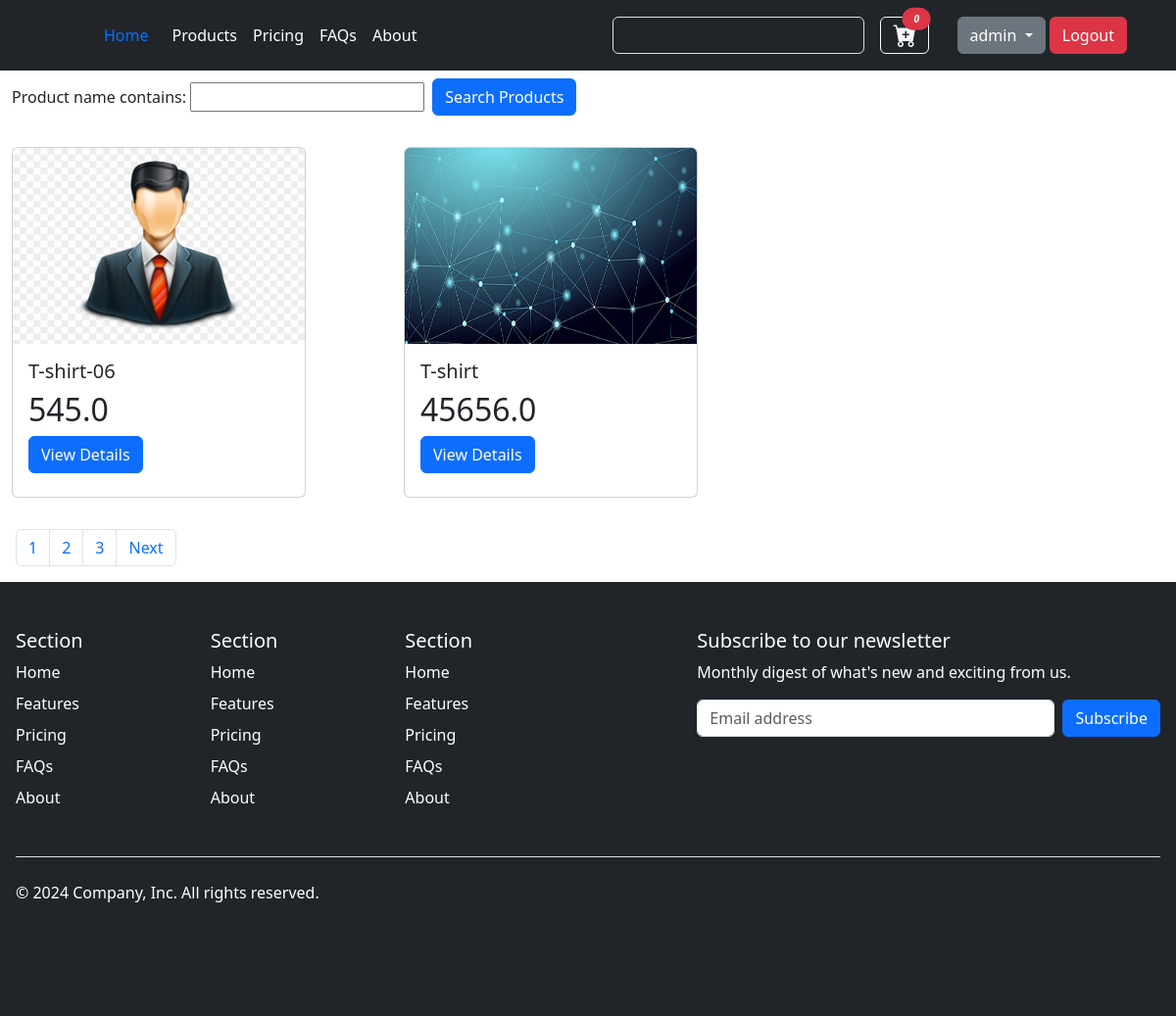
Page /products/ (signed in) on the earlier database version.
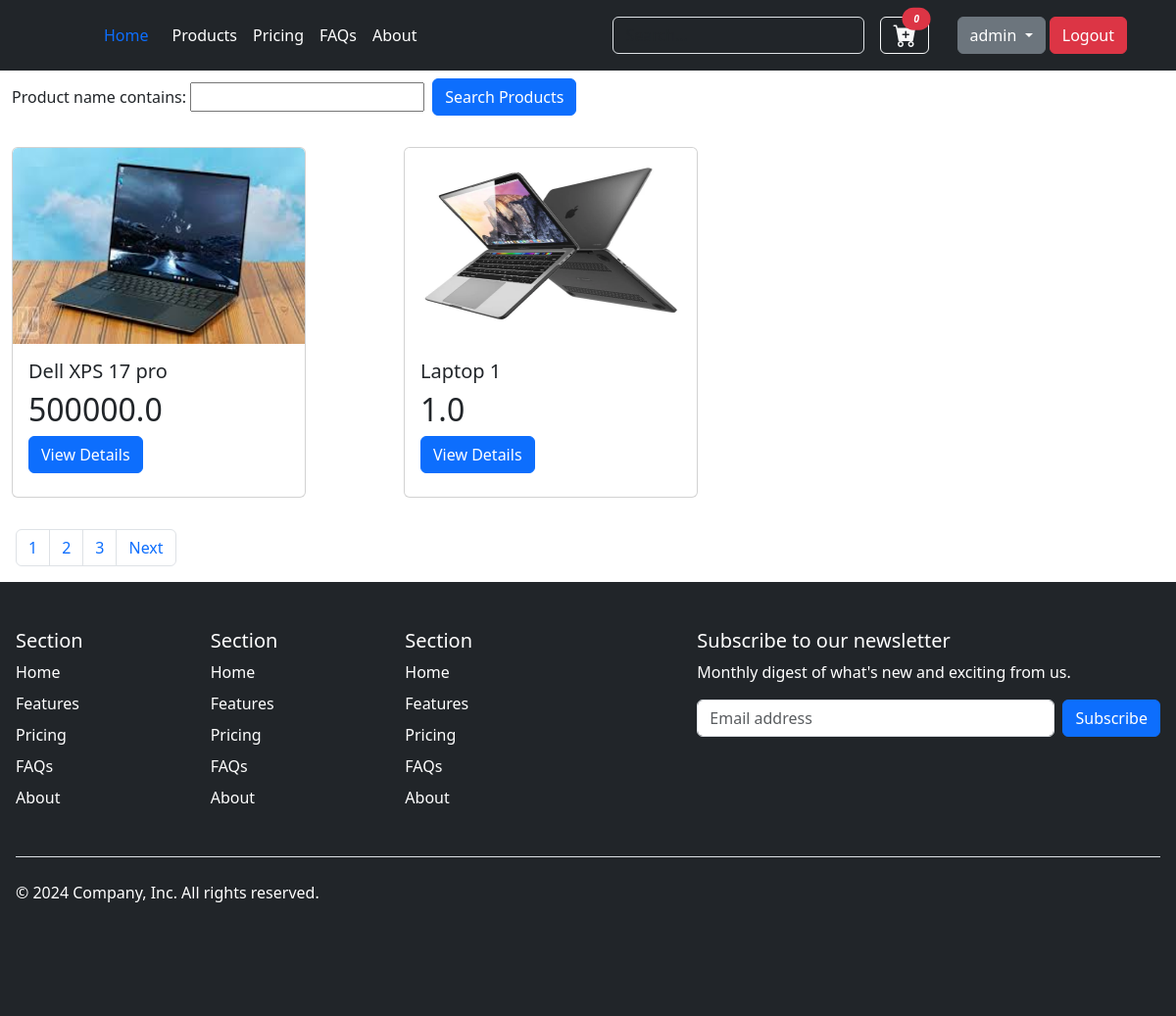
Same page on the later database version.
### product/models.py (models this page shows, shortened)
class Product(models.Model):
    product_name = models.CharField(max_length=200, null=False)
    product_price = models.FloatField( null=False)
    quantity = models.IntegerField(null=False)
    description = models.TextField()
    image = models.FileField(upload_to='static/updates', null=True)
    category = models.ForeignKey(Category, on_delete=models.CASCADE,null=True)
    created_at = models.DateTimeField(auto_now_add=True)

### users/views.py (the view)
# urls.py: path('products/', views.productpage, name='products'),
def productpage(request):
    user = request.user
    items = Cart.objects.filter(user=user)
    product = Product.objects.all().order_by('-id')
    product_filter = ProductFilter(request.GET, queryset=product)
    product_final = product_filter.qs
    pages = Paginator(product_final,2)
    pagenumber = request.GET.get('page')
    new_product = pages.get_page(pagenumber)
    context = {
        'product': new_product,
        'product_filter': product_filter,
        'items':items
    }
    return render(request, 'users/products.html',context)

### users/templates/users/products.html (shortened to what this page needs)
{% extends 'layout.html'%}
 {% block main_content %}
<div class="container-fluid">
  <form action="" class="d-flex align-items-center my-2" method="get">
    {{ product_filter.form}}
    <button class="btn btn-primary ms-2" type="submit">Search Products</button>
  </form>
  <div class="row my-3">
    {%for p in product %}
    <div class="col-sm-6 col-md-4">
      <div class="card my-3">
        <img src="/{{p.image}}" class="card-img-top" alt="{{p.product_name}}" />
        <div class="card-body">
          <h5 class="card-title">{{p.product_name}}</h5>
          <h2 class="card-price">{{p.product_price}}</h2>
          <div class="mb-2">
            <a href="{% url 'productdetail' p.id%}">
              <button class="btn btn-primary">View Details</button>
            </a>
          </div>
        </div>
      </div>
    </div>
    {% endfor %}
  </div>
</div>
<div>
  <nav aria-label="..." class="ms-3">
    <ul class="pagination">
      <li class="page-item">
        <a class="page-link" href="/products/?page=1">1</a>
      </li>
      <li class="page-item" aria-current="page">
        <a class="page-link" href="/products/?page=2">2</a>
      </li>
      <li class="page-item">
        <a class="page-link" href="/products/?page=3">3</a>
      </li>
      {% if product.has_next %}
      <li class="page-item">
        <a class="page-link" href="/products/?page={{product.next_page_number}}"
          >Next</a
        >
      </li>
      {% endif %}
    </ul>
  </nav>
</div>
{% endblock%}

Differences in the rows shown:
no longer on this page (row unchanged): Product: image (picture), product_name "T-shirt-06", product_price "545.0"
no longer on this page (row unchanged): Product: image (picture), product_name "T-shirt", product_price "45656.0"
added Product: image (picture), product_name "Dell XPS 17 pro", product_price "500000.0"
added Product: image (picture), product_name "Laptop 1", product_price "1.0"
